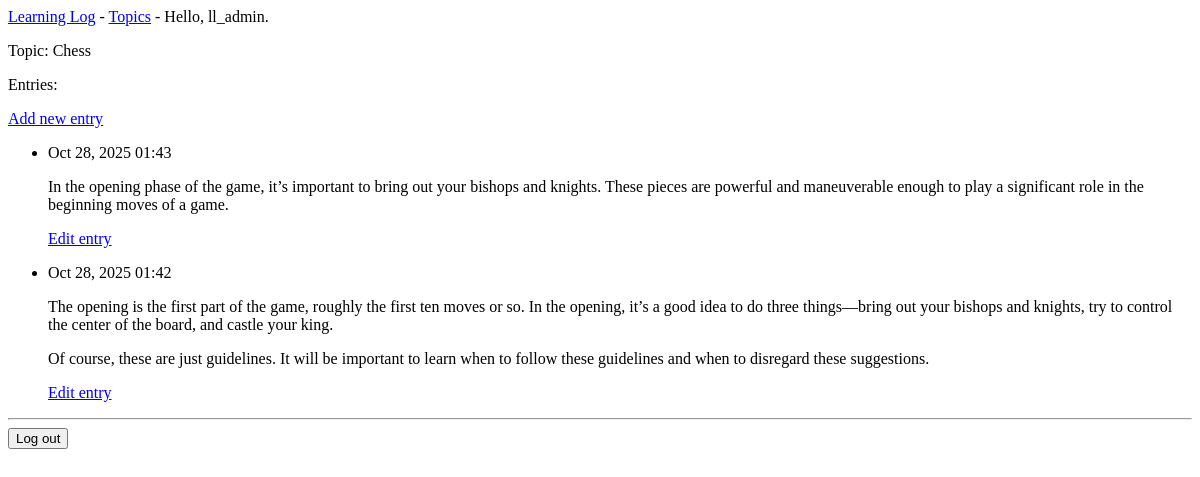
Page /topics/1/ (signed in) on the earlier database version.
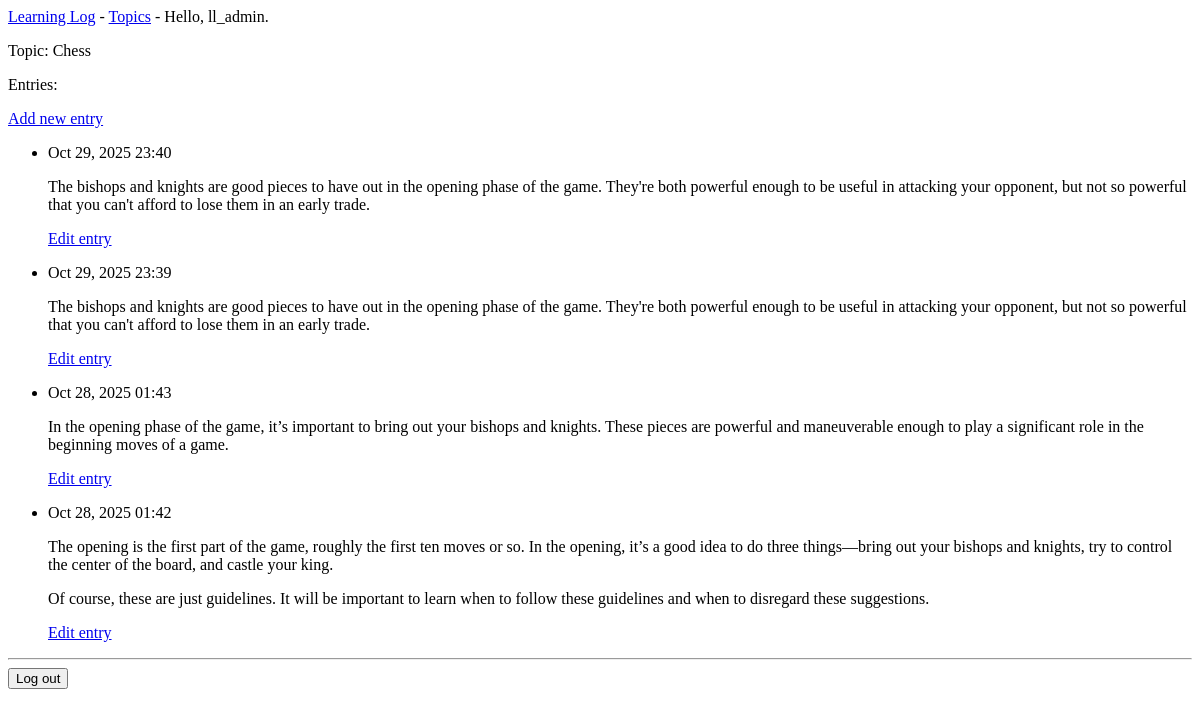
Same page on the later database version.
### learning_logs/models.py (models this page shows, shortened)
class Topic(models.Model):
    text = models.CharField(max_length=200)
    date_added = models.DateTimeField(auto_now_add=True)
    owner = models.ForeignKey(User, on_delete=models.CASCADE)

class Entry(models.Model):
    topic = models.ForeignKey(Topic, on_delete=models.CASCADE)
    text = models.TextField()
    date_added = models.DateTimeField(auto_now_add=True)
    class Meta:
        verbose_name_plural = 'entries'

### learning_logs/views.py (the view)
# urls.py: path('topics/<int:topic_id>/', views.topic, name='topic'),
@login_required
def topic(request, topic_id):
    topic = Topic.objects.get(id=topic_id)
    if topic.owner != request.user:
        raise Http404
    entries = topic.entry_set.order_by('-date_added')
    context = {'topic': topic, 'entries': entries}
    return render(request, 'learning_logs/topic.html', context)

### learning_logs/templates/learning_logs/topic.html
{% extends 'learning_logs/base.html' %}
{% block content %}
  <p>Topic: {{ topic.text }}</p>
  <p>Entries:</p>
  <p>
    <a href="{% url 'learning_logs:new_entry' topic.id %}">Add new entry</a>
  </p>
  <ul>
    {% for entry in entries %}
      <li>
        <p>{{ entry.date_added|date:'M d, Y H:i' }}</p>
        <p>{{ entry.text|linebreaks }}</p>
        <p>
          <a href="{% url 'learning_logs:edit_entry' entry.id %}">
          Edit entry</a></p>
      </li>
    {% empty %}
      <li>There are no entries for this topic yet.</li>
    {% endfor %}
  </ul>
{% endblock content %}

### learning_logs/templates/learning_logs/base.html (shortened to what this page needs)
<p>
  <a href="{% url 'learning_logs:index' %}">Learning Log</a> -
  <a href="{% url 'learning_logs:topics' %}">Topics</a> -
  {% if user.is_authenticated %}
    Hello, {{ user.username }}.
  {% else %}
    <a href="{% url 'accounts:register' %}">Register</a> -
    <a href="{% url 'accounts:login' %}">Log in</a>
  {% endif %}
</p>
{% block content %}{% endblock content %}
{% if user.is_authenticated %}
  <hr />
  <form action="{% url 'accounts:logout' %}" method='post'>
    <button name='submit'>Log out</button>
  </form>
{% endif %}

Differences in the rows shown:
added Entry: date_added "Oct 29, 2025 23:40", text "The bishops and knights are good pieces to have out in the opening phase of the game. They're both powerful enough to be useful in attacking your opponent, but not so powerful that you can't afford to lose them in an early trade."
added Entry: date_added "Oct 29, 2025 23:39", text "The bishops and knights are good pieces to have out in the opening phase of the game. They're both powerful enough to be useful in attacking your opponent, but not so powerful that you can't afford to lose them in an early trade."
